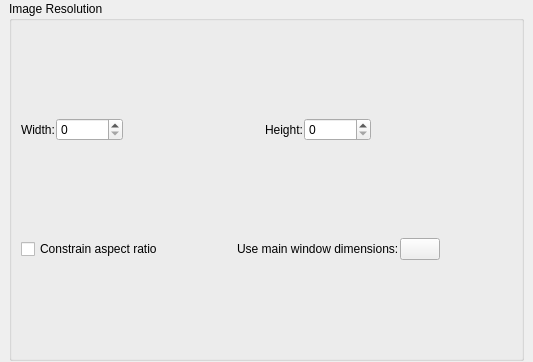
<?xml version="1.0" encoding="UTF-8"?>
<ui version="4.0">
 <class>ExportImageResolutionOptionsWidget</class>
 <widget class="QWidget" name="ExportImageResolutionOptionsWidget">
  <property name="geometry">
   <rect>
    <x>0</x>
    <y>0</y>
    <width>533</width>
    <height>362</height>
   </rect>
  </property>
  <property name="windowTitle">
   <string>Form</string>
  </property>
  <layout class="QVBoxLayout" name="verticalLayout">
   <property name="spacing">
    <number>1</number>
   </property>
   <property name="leftMargin">
    <number>9</number>
   </property>
   <property name="topMargin">
    <number>1</number>
   </property>
   <property name="rightMargin">
    <number>9</number>
   </property>
   <property name="bottomMargin">
    <number>1</number>
   </property>
   <item>
    <widget class="QGroupBox" name="resolution_options">
     <property name="title">
      <string>Image Resolution</string>
     </property>
     <layout class="QVBoxLayout" name="verticalLayout_2">
      <property name="spacing">
       <number>1</number>
      </property>
      <property name="topMargin">
       <number>1</number>
      </property>
      <property name="bottomMargin">
       <number>1</number>
      </property>
      <item>
       <layout class="QHBoxLayout" name="resolution_dimensions_layout">
        <item>
         <widget class="QLabel" name="width_label">
          <property name="text">
           <string>Width:</string>
          </property>
         </widget>
        </item>
        <item>
         <widget class="QSpinBox" name="width_spin_box">
          <property name="maximum">
           <number>100000</number>
          </property>
          <property name="singleStep">
           <number>10</number>
          </property>
         </widget>
        </item>
        <item>
         <spacer name="horizontalSpacer_2">
          <property name="orientation">
           <enum>Qt::Horizontal</enum>
          </property>
          <property name="sizeHint" stdset="0">
           <size>
            <width>40</width>
            <height>20</height>
           </size>
          </property>
         </spacer>
        </item>
        <item>
         <widget class="QLabel" name="height_label">
          <property name="text">
           <string>Height:</string>
          </property>
         </widget>
        </item>
        <item>
         <widget class="QSpinBox" name="height_spin_box">
          <property name="maximum">
           <number>100000</number>
          </property>
          <property name="singleStep">
           <number>10</number>
          </property>
         </widget>
        </item>
        <item>
         <spacer name="horizontalSpacer">
          <property name="orientation">
           <enum>Qt::Horizontal</enum>
          </property>
          <property name="sizeHint" stdset="0">
           <size>
            <width>40</width>
            <height>20</height>
           </size>
          </property>
         </spacer>
        </item>
       </layout>
      </item>
      <item>
       <layout class="QHBoxLayout" name="resolution_constraints_layout">
        <item>
         <widget class="QCheckBox" name="constrain_aspect_ratio_check_box">
          <property name="text">
           <string>Constrain aspect ratio</string>
          </property>
         </widget>
        </item>
        <item>
         <spacer name="horizontalSpacer_4">
          <property name="orientation">
           <enum>Qt::Horizontal</enum>
          </property>
          <property name="sizeHint" stdset="0">
           <size>
            <width>40</width>
            <height>20</height>
           </size>
          </property>
         </spacer>
        </item>
        <item>
         <widget class="QLabel" name="use_main_window_dimensions_label">
          <property name="text">
           <string>Use main window dimensions:</string>
          </property>
         </widget>
        </item>
        <item>
         <widget class="QPushButton" name="use_main_window_dimensions_push_button">
          <property name="text">
           <string/>
          </property>
          <property name="icon">
           <iconset resource="../qt-resources/qt_resources.qrc">
            <normaloff>:/tango_undo_16.png</normaloff>:/tango_undo_16.png</iconset>
          </property>
         </widget>
        </item>
        <item>
         <spacer name="horizontalSpacer_3">
          <property name="orientation">
           <enum>Qt::Horizontal</enum>
          </property>
          <property name="sizeHint" stdset="0">
           <size>
            <width>40</width>
            <height>20</height>
           </size>
          </property>
         </spacer>
        </item>
       </layout>
      </item>
     </layout>
    </widget>
   </item>
  </layout>
 </widget>
 <resources>
  <include location="../qt-resources/qt_resources.qrc"/>
 </resources>
 <connections/>
</ui>
